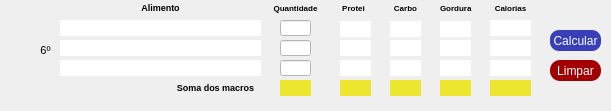
     <widget class="QWidget" name="widget_4" native="true">
      <property name="geometry">
       <rect>
        <x>-30</x>
        <y>770</y>
        <width>611</width>
        <height>111</height>
       </rect>
      </property>
      <widget class="QLabel" name="alimento_ref_18">
       <property name="geometry">
        <rect>
         <x>60</x>
         <y>20</y>
         <width>201</width>
         <height>16</height>
        </rect>
       </property>
       <property name="styleSheet">
        <string notr="true">background-color: rgb(255, 255, 255);</string>
       </property>
       <property name="text">
        <string/>
       </property>
       <property name="alignment">
        <set>Qt::AlignCenter</set>
       </property>
      </widget>
      <widget class="QLabel" name="gord_ref_17">
       <property name="geometry">
        <rect>
         <x>440</x>
         <y>40</y>
         <width>31</width>
         <height>16</height>
        </rect>
       </property>
       <property name="styleSheet">
        <string notr="true">background-color: rgb(255, 255, 255);</string>
       </property>
       <property name="text">
        <string/>
       </property>
       <property name="alignment">
        <set>Qt::AlignCenter</set>
       </property>
      </widget>
      <widget class="QLineEdit" name="quanti_ref_16">
       <property name="geometry">
        <rect>
         <x>280</x>
         <y>60</y>
         <width>31</width>
         <height>16</height>
        </rect>
       </property>
       <property name="styleSheet">
        <string notr="true">background-color: rgb(255, 255, 255);</string>
       </property>
       <property name="alignment">
        <set>Qt::AlignCenter</set>
       </property>
      </widget>
      <widget class="QLabel" name="soma_gord_6">
       <property name="geometry">
        <rect>
         <x>440</x>
         <y>80</y>
         <width>31</width>
         <height>16</height>
        </rect>
       </property>
       <property name="styleSheet">
        <string notr="true">background-color: rgb(236, 230, 47);
</string>
       </property>
       <property name="text">
        <string/>
       </property>
       <property name="alignment">
        <set>Qt::AlignCenter</set>
       </property>
      </widget>
      <widget class="QLabel" name="gord_ref_16">
       <property name="geometry">
        <rect>
         <x>440</x>
         <y>21</y>
         <width>31</width>
         <height>16</height>
        </rect>
       </property>
       <property name="styleSheet">
        <string notr="true">background-color: rgb(255, 255, 255);</string>
       </property>
       <property name="text">
        <string/>
       </property>
       <property name="alignment">
        <set>Qt::AlignCenter</set>
       </property>
      </widget>
      <widget class="QLabel" name="kcal_ref_18">
       <property name="geometry">
        <rect>
         <x>490</x>
         <y>40</y>
         <width>41</width>
         <height>16</height>
        </rect>
       </property>
       <property name="font">
        <font>
         <pointsize>8</pointsize>
         <weight>50</weight>
         <bold>false</bold>
        </font>
       </property>
       <property name="styleSheet">
        <string notr="true">background-color: rgb(255, 255, 255);</string>
       </property>
       <property name="text">
        <string/>
       </property>
       <property name="alignment">
        <set>Qt::AlignCenter</set>
       </property>
      </widget>
      <widget class="QPushButton" name="btn_calcular_ref_6">
       <property name="geometry">
        <rect>
         <x>550</x>
         <y>30</y>
         <width>51</width>
         <height>21</height>
        </rect>
       </property>
       <property name="styleSheet">
        <string notr="true">border-radius:9px;
font: 8pt &quot;MV Boli&quot;;
color: rgb(255, 255, 255);
background-color: rgb(57, 63, 184);</string>
       </property>
       <property name="text">
        <string>Calcular</string>
       </property>
      </widget>
      <widget class="QLabel" name="alimento_ref_16">
       <property name="geometry">
        <rect>
         <x>60</x>
         <y>60</y>
         <width>201</width>
         <height>16</height>
        </rect>
       </property>
       <property name="styleSheet">
        <string notr="true">background-color: rgb(255, 255, 255);</string>
       </property>
       <property name="text">
        <string/>
       </property>
       <property name="alignment">
        <set>Qt::AlignCenter</set>
       </property>
      </widget>
      <widget class="QLabel" name="label_80">
       <property name="geometry">
        <rect>
         <x>330</x>
         <y>0</y>
         <width>47</width>
         <height>16</height>
        </rect>
       </property>
       <property name="text">
        <string>&lt;html&gt;&lt;head/&gt;&lt;body&gt;&lt;p&gt;&lt;span style=&quot; font-size:6pt; font-weight:600;&quot;&gt;Protei&lt;/span&gt;&lt;/p&gt;&lt;/body&gt;&lt;/html&gt;</string>
       </property>
       <property name="alignment">
        <set>Qt::AlignCenter</set>
       </property>
      </widget>
      <widget class="QLabel" name="total_calorico_5">
       <property name="geometry">
        <rect>
         <x>490</x>
         <y>80</y>
         <width>41</width>
         <height>16</height>
        </rect>
       </property>
       <property name="font">
        <font>
         <pointsize>8</pointsize>
         <weight>50</weight>
         <bold>false</bold>
        </font>
       </property>
       <property name="styleSheet">
        <string notr="true">background-color: rgb(236, 230, 47);
</string>
       </property>
       <property name="text">
        <string/>
       </property>
       <property name="alignment">
        <set>Qt::AlignCenter</set>
       </property>
      </widget>
      <widget class="QLabel" name="soma_prot_6">
       <property name="geometry">
        <rect>
         <x>340</x>
         <y>80</y>
         <width>31</width>
         <height>16</height>
        </rect>
       </property>
       <property name="styleSheet">
        <string notr="true">background-color: rgb(236, 230, 47);
</string>
       </property>
       <property name="text">
        <string/>
       </property>
       <property name="alignment">
        <set>Qt::AlignCenter</set>
       </property>
      </widget>
      <widget class="QLabel" name="label_9">
       <property name="geometry">
        <rect>
         <x>30</x>
         <y>30</y>
         <width>31</width>
         <height>41</height>
        </rect>
       </property>
       <property name="font">
        <font>
         <pointsize>8</pointsize>
         <weight>50</weight>
         <bold>false</bold>
        </font>
       </property>
       <property name="text">
        <string>&lt;html&gt;&lt;head/&gt;&lt;body&gt;&lt;p&gt;6º&lt;/p&gt;&lt;/body&gt;&lt;/html&gt;</string>
       </property>
       <property name="alignment">
        <set>Qt::AlignCenter</set>
       </property>
      </widget>
      <widget class="QLabel" name="label_25">
       <property name="geometry">
        <rect>
         <x>60</x>
         <y>0</y>
         <width>201</width>
         <height>16</height>
        </rect>
       </property>
       <property name="font">
        <font>
         <pointsize>6</pointsize>
        </font>
       </property>
       <property name="text">
        <string>&lt;html&gt;&lt;head/&gt;&lt;body&gt;&lt;p&gt;&lt;span style=&quot; font-size:7pt; font-weight:600;&quot;&gt;Alimento&lt;/span&gt;&lt;/p&gt;&lt;/body&gt;&lt;/html&gt;</string>
       </property>
       <property name="alignment">
        <set>Qt::AlignCenter</set>
       </property>
      </widget>
      <widget class="QLabel" name="soma_quantidade_6">
       <property name="geometry">
        <rect>
         <x>280</x>
         <y>80</y>
         <width>31</width>
         <height>16</height>
        </rect>
       </property>
       <property name="styleSheet">
        <string notr="true">background-color: rgb(236, 230, 47);
</string>
       </property>
       <property name="text">
        <string/>
       </property>
       <property name="alignment">
        <set>Qt::AlignCenter</set>
       </property>
      </widget>
      <widget class="QLabel" name="carb_ref_17">
       <property name="geometry">
        <rect>
         <x>390</x>
         <y>21</y>
         <width>31</width>
         <height>16</height>
        </rect>
       </property>
       <property name="styleSheet">
        <string notr="true">background-color: rgb(255, 255, 255);</string>
       </property>
       <property name="text">
        <string/>
       </property>
       <property name="alignment">
        <set>Qt::AlignCenter</set>
       </property>
      </widget>
      <widget class="QLabel" name="carb_ref_18">
       <property name="geometry">
        <rect>
         <x>390</x>
         <y>60</y>
         <width>31</width>
         <height>16</height>
        </rect>
       </property>
       <property name="styleSheet">
        <string notr="true">background-color: rgb(255, 255, 255);</string>
       </property>
       <property name="text">
        <string/>
       </property>
       <property name="alignment">
        <set>Qt::AlignCenter</set>
       </property>
      </widget>
      <widget class="QLabel" name="label_81">
       <property name="geometry">
        <rect>
         <x>170</x>
         <y>80</y>
         <width>91</width>
         <height>16</height>
        </rect>
       </property>
       <property name="font">
        <font>
         <pointsize>6</pointsize>
        </font>
       </property>
       <property name="text">
        <string>&lt;html&gt;&lt;head/&gt;&lt;body&gt;&lt;p&gt;&lt;span style=&quot; font-size:7pt; font-weight:600;&quot;&gt;Soma dos macros&lt;/span&gt;&lt;/p&gt;&lt;/body&gt;&lt;/html&gt;</string>
       </property>
       <property name="alignment">
        <set>Qt::AlignCenter</set>
       </property>
      </widget>
      <widget class="QLabel" name="prot_ref_18">
       <property name="geometry">
        <rect>
         <x>340</x>
         <y>21</y>
         <width>31</width>
         <height>16</height>
        </rect>
       </property>
       <property name="styleSheet">
        <string notr="true">background-color: rgb(255, 255, 255);</string>
       </property>
       <property name="text">
        <string/>
       </property>
       <property name="alignment">
        <set>Qt::AlignCenter</set>
       </property>
      </widget>
      <widget class="QLabel" name="label_79">
       <property name="geometry">
        <rect>
         <x>440</x>
         <y>0</y>
         <width>47</width>
         <height>16</height>
        </rect>
       </property>
       <property name="text">
        <string>&lt;html&gt;&lt;head/&gt;&lt;body&gt;&lt;p&gt;&lt;span style=&quot; font-size:6pt; font-weight:600;&quot;&gt;Gordura&lt;/span&gt;&lt;/p&gt;&lt;/body&gt;&lt;/html&gt;</string>
       </property>
      </widget>
      <widget class="QLabel" name="kcal_ref_16">
       <property name="geometry">
        <rect>
         <x>490</x>
         <y>60</y>
         <width>41</width>
         <height>16</height>
        </rect>
       </property>
       <property name="font">
        <font>
         <pointsize>8</pointsize>
         <weight>50</weight>
         <bold>false</bold>
        </font>
       </property>
       <property name="styleSheet">
        <string notr="true">background-color: rgb(255, 255, 255);</string>
       </property>
       <property name="text">
        <string/>
       </property>
       <property name="alignment">
        <set>Qt::AlignCenter</set>
       </property>
      </widget>
      <widget class="QLabel" name="carb_ref_16">
       <property name="geometry">
        <rect>
         <x>390</x>
         <y>40</y>
         <width>31</width>
         <height>16</height>
        </rect>
       </property>
       <property name="styleSheet">
        <string notr="true">background-color: rgb(255, 255, 255);</string>
       </property>
       <property name="text">
        <string/>
       </property>
       <property name="alignment">
        <set>Qt::AlignCenter</set>
       </property>
      </widget>
      <widget class="QLabel" name="gord_ref_18">
       <property name="geometry">
        <rect>
         <x>440</x>
         <y>60</y>
         <width>31</width>
         <height>16</height>
        </rect>
       </property>
       <property name="styleSheet">
        <string notr="true">background-color: rgb(255, 255, 255);</string>
       </property>
       <property name="text">
        <string/>
       </property>
       <property name="alignment">
        <set>Qt::AlignCenter</set>
       </property>
      </widget>
      <widget class="QLabel" name="prot_ref_16">
       <property name="geometry">
        <rect>
         <x>340</x>
         <y>60</y>
         <width>31</width>
         <height>16</height>
        </rect>
       </property>
       <property name="styleSheet">
        <string notr="true">background-color: rgb(255, 255, 255);</string>
       </property>
       <property name="text">
        <string/>
       </property>
       <property name="alignment">
        <set>Qt::AlignCenter</set>
       </property>
      </widget>
      <widget class="QLabel" name="alimento_ref_17">
       <property name="geometry">
        <rect>
         <x>60</x>
         <y>40</y>
         <width>201</width>
         <height>16</height>
        </rect>
       </property>
       <property name="styleSheet">
        <string notr="true">background-color: rgb(255, 255, 255);</string>
       </property>
       <property name="text">
        <string/>
       </property>
       <property name="alignment">
        <set>Qt::AlignCenter</set>
       </property>
      </widget>
      <widget class="QLabel" name="label_82">
       <property name="geometry">
        <rect>
         <x>380</x>
         <y>0</y>
         <width>51</width>
         <height>16</height>
        </rect>
       </property>
       <property name="text">
        <string>&lt;html&gt;&lt;head/&gt;&lt;body&gt;&lt;p&gt;&lt;span style=&quot; font-size:6pt; font-weight:600;&quot;&gt;Carbo&lt;/span&gt;&lt;/p&gt;&lt;/body&gt;&lt;/html&gt;</string>
       </property>
       <property name="alignment">
        <set>Qt::AlignCenter</set>
       </property>
      </widget>
      <widget class="QLabel" name="prot_ref_17">
       <property name="geometry">
        <rect>
         <x>340</x>
         <y>40</y>
         <width>31</width>
         <height>16</height>
        </rect>
       </property>
       <property name="styleSheet">
        <string notr="true">background-color: rgb(255, 255, 255);</string>
       </property>
       <property name="text">
        <string/>
       </property>
       <property name="alignment">
        <set>Qt::AlignCenter</set>
       </property>
      </widget>
      <widget class="QLabel" name="label_83">
       <property name="geometry">
        <rect>
         <x>260</x>
         <y>0</y>
         <width>71</width>
         <height>16</height>
        </rect>
       </property>
       <property name="text">
        <string>&lt;html&gt;&lt;head/&gt;&lt;body&gt;&lt;p&gt;&lt;span style=&quot; font-size:6pt; font-weight:600;&quot;&gt;Quantidade&lt;/span&gt;&lt;/p&gt;&lt;/body&gt;&lt;/html&gt;</string>
       </property>
       <property name="alignment">
        <set>Qt::AlignCenter</set>
       </property>
      </widget>
      <widget class="QLineEdit" name="quanti_ref_18">
       <property name="geometry">
        <rect>
         <x>280</x>
         <y>40</y>
         <width>31</width>
         <height>16</height>
        </rect>
       </property>
       <property name="styleSheet">
        <string notr="true">background-color: rgb(255, 255, 255);</string>
       </property>
       <property name="alignment">
        <set>Qt::AlignCenter</set>
       </property>
      </widget>
      <widget class="QLineEdit" name="quanti_ref_17">
       <property name="geometry">
        <rect>
         <x>280</x>
         <y>20</y>
         <width>31</width>
         <height>16</height>
        </rect>
       </property>
       <property name="styleSheet">
        <string notr="true">background-color: rgb(255, 255, 255);</string>
       </property>
       <property name="text">
        <string/>
       </property>
       <property name="alignment">
        <set>Qt::AlignCenter</set>
       </property>
      </widget>
      <widget class="QLabel" name="kcal_ref_17">
       <property name="geometry">
        <rect>
         <x>490</x>
         <y>20</y>
         <width>41</width>
         <height>16</height>
        </rect>
       </property>
       <property name="font">
        <font>
         <pointsize>8</pointsize>
         <weight>50</weight>
         <bold>false</bold>
        </font>
       </property>
       <property name="styleSheet">
        <string notr="true">background-color: rgb(255, 255, 255);</string>
       </property>
       <property name="text">
        <string/>
       </property>
       <property name="alignment">
        <set>Qt::AlignCenter</set>
       </property>
      </widget>
      <widget class="QLabel" name="soma_carb_6">
       <property name="geometry">
        <rect>
         <x>390</x>
         <y>80</y>
         <width>31</width>
         <height>16</height>
        </rect>
       </property>
       <property name="styleSheet">
        <string notr="true">background-color: rgb(236, 230, 47);
</string>
       </property>
       <property name="text">
        <string/>
       </property>
       <property name="alignment">
        <set>Qt::AlignCenter</set>
       </property>
      </widget>
      <widget class="QLabel" name="label_89">
       <property name="geometry">
        <rect>
         <x>490</x>
         <y>0</y>
         <width>41</width>
         <height>16</height>
        </rect>
       </property>
       <property name="text">
        <string>&lt;html&gt;&lt;head/&gt;&lt;body&gt;&lt;p&gt;&lt;span style=&quot; font-size:6pt; font-weight:600;&quot;&gt;Calorias&lt;/span&gt;&lt;/p&gt;&lt;/body&gt;&lt;/html&gt;</string>
       </property>
       <property name="alignment">
        <set>Qt::AlignCenter</set>
       </property>
      </widget>
      <widget class="QPushButton" name="btn_limpar_6">
       <property name="geometry">
        <rect>
         <x>550</x>
         <y>60</y>
         <width>51</width>
         <height>21</height>
        </rect>
       </property>
       <property name="styleSheet">
        <string notr="true">border-radius:10px;
font: 8pt &quot;MV Boli&quot;;
color: rgb(255, 255, 255);
background-color: rgb(161, 0, 2);
</string>
       </property>
       <property name="text">
        <string>Limpar</string>
       </property>
      </widget>
     </widget>
